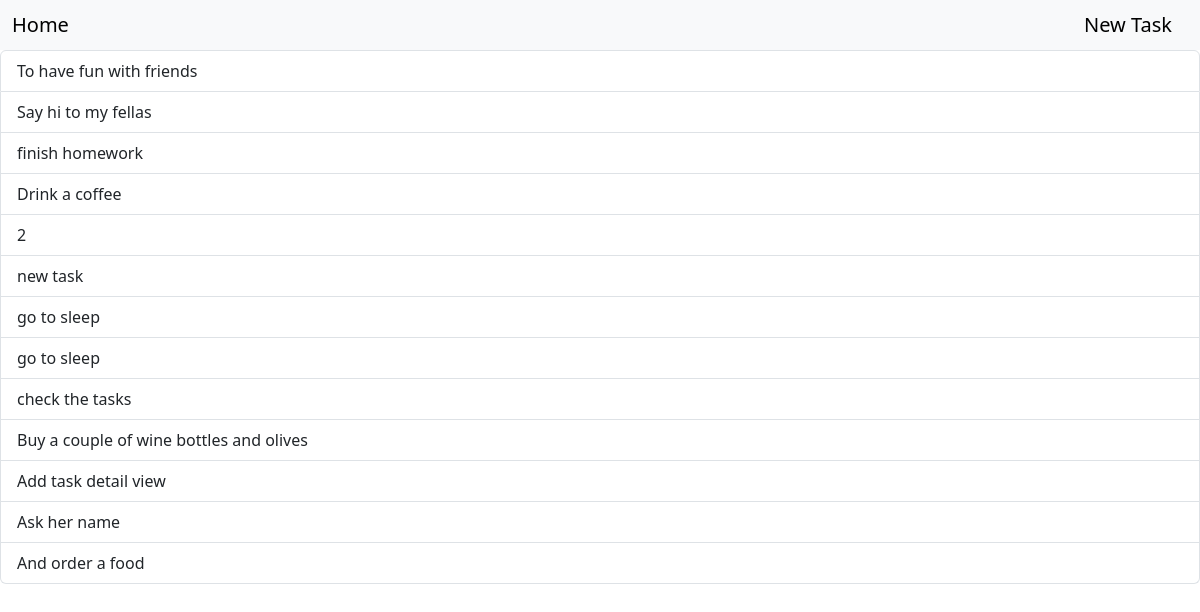
/, run on an earlier commit of the app's database.
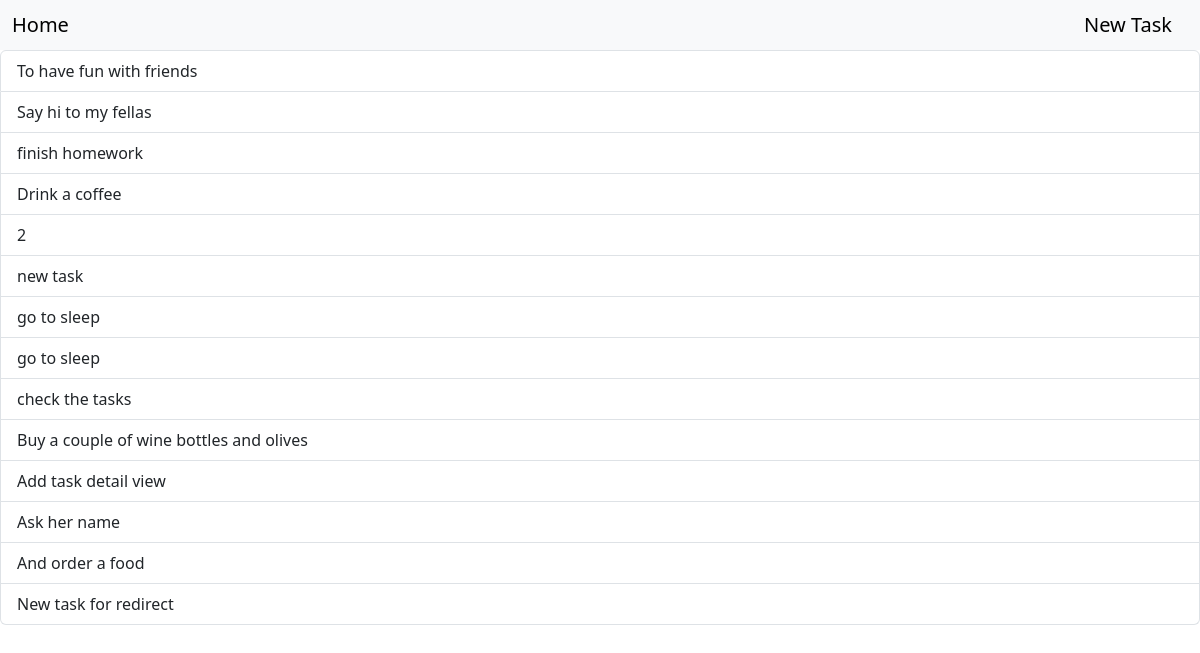
And on a later commit of the database.
### display/models.py (models this page shows, shortened)
class Task(models.Model):
    objective = models.CharField(max_length=50, null=True, blank=False)
    status = models.CharField(max_length=25, default='New')
    dead_line = models.DateField(auto_now=False, auto_now_add=False, blank=True, default=None)
    description = models.TextField(max_length=1000, null=True)

### display/views.py (the view)
# urls.py: path('', display_views.index_view, name='main'),
def index_view(request):
    task = Task.objects.all()
    return render(request, 'index.html', context={'task': task})

### templates/index.html (shortened to what this page needs)
{% extends 'base.html' %}
{% block content %}
    <div>
            <div class="list-group">
                {% for task in task %}
                    <a href="{% url 'detail_task' task.pk %}" class="list-group-item"> {{ task.objective }}</a>
                {% endfor %}
            </div>
        {% endblock %}

What changed in the data, as far as the page shows it:
added Task: objective "New task for redirect"
